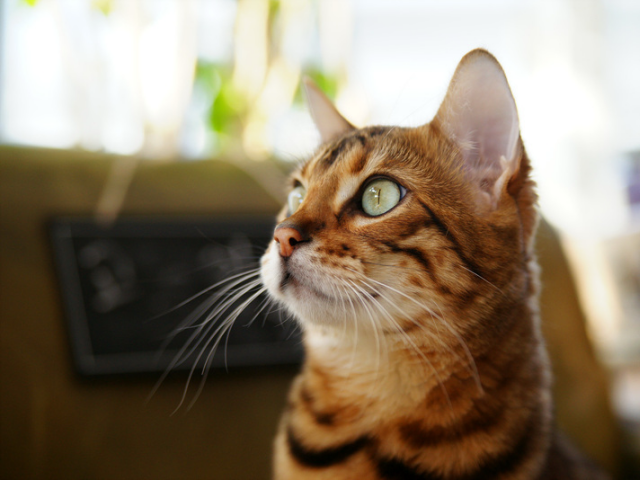
#> input picture open_06/cat.bmp, 640 x 480 px
$ python -i 8_filterCam.py   (imports and definitions only)
#> lines starting #> are read from the running program, lines starting #| are printed output that depends on the picture
#> further down, picture is the input picture: shape (480, 640, 3); mean B, G, R 104.5, 125.6, 140.8
'''
- 필터 카메라 프로그램을 제작하자.

   - 캠을 이용해서 아래 기능을 구현해 보자.
   - blur
   - edge
   - spacebar를 누를 때마다 모드가 변경하는 캠 필터 프로그램을 작성해 보자.

   - 양방향 필터링 함수
     - bilateralFilter()
     - 양방향 필터
        - 에지 보전 잡음 제거 필터
        - 평균값 필터 또는 가우시안 필터는 에지 부근에서도 픽셀값을 평탄하게 만드는 단점(또는 특징)이 있음.
        - 기준 픽셀과 이웃 픽셀과의 거리, 픽셀값의 차이를 함께 고려하여 블러링 정도를 조절함.
        - 이미지 끝 부분, 모서리, 산 꼭대기를 특징적인 것은 살리고, 나무가지 , 각을 나타내는 이미지 등등 살림.
          기타 부수적인 것은 블러링 처리함. (엣지가 아닌 부분만 블러링 처리함.)

        - cv2.bilateralFilter(src, d, sigmaColor, sigmaSpace, dst=None, borderType=None)
          src : 입력 영상
          d : 필터링에 사용될 이웃 픽셀의 거리(지름), -1을 입력하면 sigmaSpace값에 의해 자동 결정됨.
               -1을 많이 사용함.
          sigmaColor: 색 공간에서 필터의 표준 편차 입력
          sigmaSpace: 좌표 공간에서 필터의 표준 편차 입력

        - cv2.Canny()
          - 엣지 검출 함수
          - 이미지의 엣지만을 리턴함.

          - cv2.Canny(minVal, maxVal)
            - minVal : 최소 임계값
            - maxVal : 최대 임계값
            - 임계값이 클수록 엣지가 검출되기 어렵고, 작을수록 엣지가 검출되기 쉬움.
            - 머리카락 크기도 찾아냄.
'''
import  sys
import  numpy  as np
import  cv2

def  cartoon_filter(img):
    h, w = img.shape[:2]
#> h = 480; w = 640
    img2 = cv2.resize(img, (w//2, h//2))   # frame을 줄여주는 작업
    blr  = cv2.bilateralFilter(img2, -1, 20, 7)   # 20 블러링, 7 : sigmaSpace로 블러링하겠음.
    edge = 255 - cv2.Canny(img2, 80, 120)  # 영상의 라인 쪽을 반전시킴.
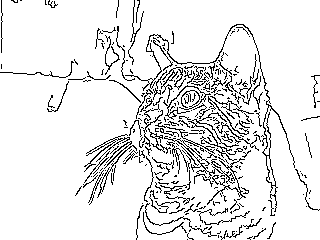
#> edge: shape (240, 320); 90.3% white; black in thin lines or dots
    edge = cv2.cvtColor(edge, cv2.COLOR_GRAY2BGR)
#> edge: shape (240, 320, 3); 90.3% white; black in thin lines or dots

    dst  =  cv2.bitwise_and(blr, edge)              # blr & edge
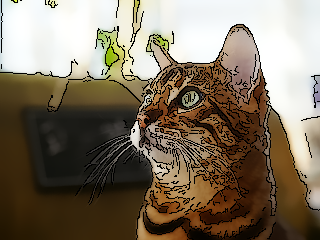
#> dst: shape (240, 320, 3); mean B, G, R 97.4, 115.4, 127.9
    dst  =  cv2.resize(dst, (w, h), interpolation=cv2.INTER_LINEAR)
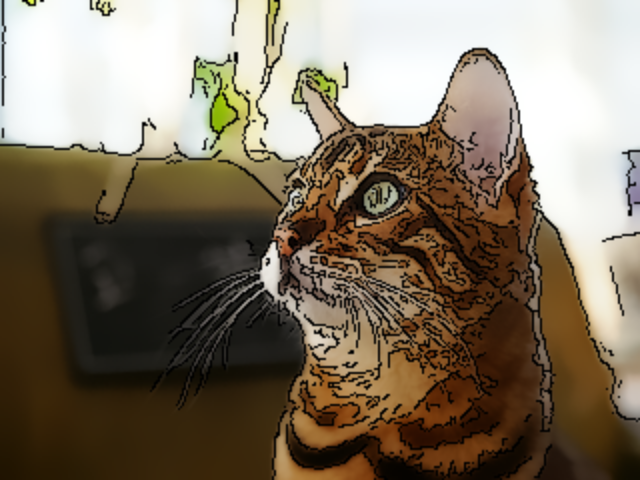
#> dst: shape (480, 640, 3); mean B, G, R 97.4, 115.4, 127.9
    # 보관법으로 픽셀이 깨지거나, 뿌엿게 되는 것을 방지함.(INTER_NEAREST 등 있음.)
    return  dst

def  sketch(img):
    gray = cv2.cvtColor(img, cv2.COLOR_BGR2GRAY)
    blr  = cv2.GaussianBlur(gray, (0,0), 3)
    dst  = cv2.divide(gray, blr, scale=255)   # 흑백영상을 블러로 나눈 값을 255로 곱함.
    return dst

# [1 line not run here, left out]
cam_mode = 0
# [22 lines not run here, left out]

>>> import cv2
>>> picture = cv2.imread('cat.bmp')
>>> result = cartoon_filter(picture)
